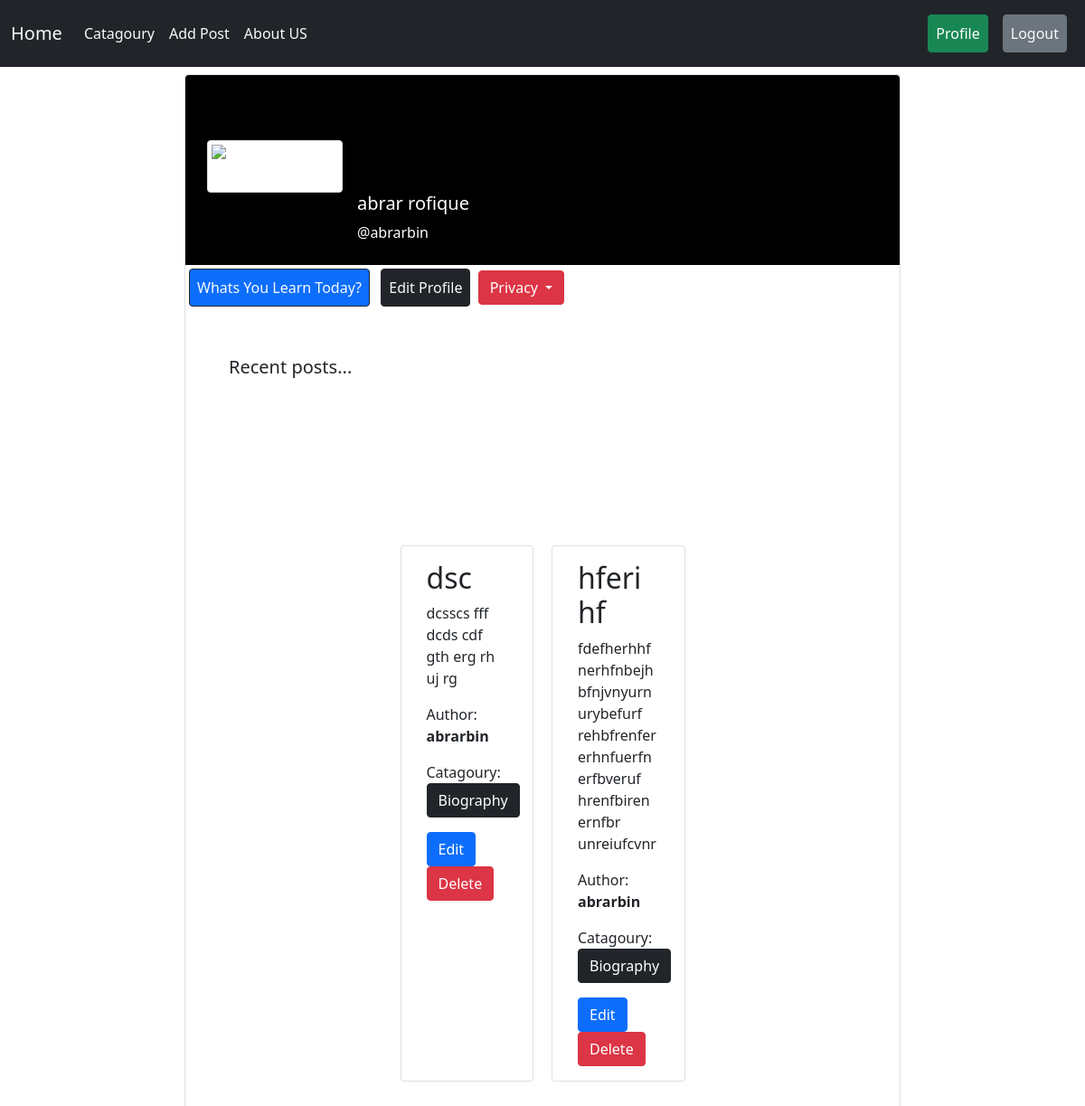
The app's page /author/profile (signed in) with its own data.
### post/models.py (models this page shows, shortened)
class Post(models.Model):
    name=models.CharField(max_length=200)
    catagory=models.ManyToManyField(Catagory)
    content=models.TextField()
    author=models.ForeignKey(User,on_delete=models.CASCADE)
    time=models.DateTimeField()

### catagory/models.py (models this page shows)
class Catagory(models.Model):
    name=models.CharField(max_length=30)
    slug=models.SlugField(max_length=100,unique=True,null=True,blank=True)
    def __str__(self):
        return self.name

### author/views.py (the view)
# urls.py: path('profile',views.authorprofile,name='profile'),
@login_required
def authorprofile(request):
    if request.user.is_authenticated:
       data=Post.objects.filter(author=request.user)
       return render (request,'profile.html',{'data':data})
    else:
        return redirect('login')

### author/templates/profile.html (shortened to what this page needs)
{% extends "base.html" %}
{% block content %}
<section class="">
  <div class="mt-2">
    <div class="row d-flex justify-content-center">
      <div class="col col-lg-9 col-xl-8">
        <div class="card">
          <div class="rounded-top text-white d-flex flex-row" style="background-color: #000; height:210px;">
            <div class="ms-4 mt-5 d-flex flex-column" style="width: 150px; height:150px">
              <img src=""
                alt="Generic placeholder image" class="img-fluid img-thumbnail mt-4 mb-2"
                style="width: 150px; z-index: 1">
            </div>
            <div class="ms-3" style="margin-top: 130px;">
              <h5> {{request.user.first_name}} {{request.user.last_name}}</h5>
              <p>@{{request.user.username}}</p>
            </div>
          </div>
            <div>
              <a type="button"  class="btn btn-outline-dark text-light m-1 p-2 bg-primary" data-mdb-ripple-color="primary"   href="{% url 'add_post' %}" >
              Whats You Learn Today?
              </a>
              <a type="button"  class="btn btn-outline-dark text-light m-1 p-2 bg-dark" data-mdb-ripple-color="primary"   href="{% url 'edit_author' %}" >
                Edit Profile
                </a>
                  <button type="button" class="btn btn-danger dropdown-toggle" data-bs-toggle="dropdown" aria-expanded="false">
                   Privacy
                  </button>
            </div>
            <div class="d-flex justify-content-between align-items-center mb-4 text-body">
              <p class="lead fw-normal m-5">Recent posts... </p>
          </div>
          <div style='margin:100px;' class='d-flex flex-wrap justify-content-center  p-100px'>
            {% if data %}
            {% for i in data %}
            <div style=' display: flex; flex-wrap: wrap; margin:10px;' class="row d-flex justify-content-center col-lg-3 col-md-4 col-sm-6 ">
              <div class="card">
                <div class="card-body">
                  <h2 class="card-title">{{i.name}}</h2>
                  <p class="card-text">{{i.content}}</p>
                  <p class="card-text">Author: <b>{{i.author}}</b></p>
                  <p>
                    Catagoury:
                    {% for j in i.catagory.all %}
                    <a href="#" class="btn btn-dark">{{j}}</a>
                    {% endfor %}
                  </p>
                  <a href="{% url 'edit' i.id %}" class="btn btn-primary">Edit</a>
                  <a href="{% url 'delete' i.id %}" class="btn btn-danger">Delete</a>
                </div>
              </div>
            </div>
            {% endfor %}
            {%else%}
            <h3>You  Don't Post yet </h3>
            {% endif %}
          </div>
        </div>
      </div>
    </div>
  </div>
</section>
{% endblock %}

### records on screen
Post: name "dsc", content "dcsscs fff dcds cdf gth erg rh uj rg", author "abrarbin"
Catagory: name "Biography"
Post: name "hferihf", content "fdefherhhfnerhfnbejhbfnjvnyurn urybefurf rehbfrenfer erhnfuerfn erfbveruf hrenfbiren ernfbr unreiufcvnr", author "abrarbin"

### other values on screen
{{ request.user.first_name }} "abrar"
{{ request.user.last_name }} "rofique"
{{ request.user.username }} "abrarbin"
